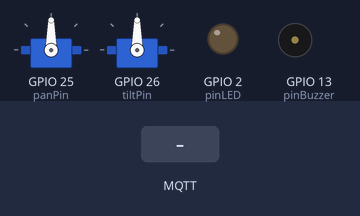
Bench run of a program on a simulated ESP32. Parts: 2 × servo, output pins drawn as LEDs (lit = HIGH), buzzer (waves = sounding, pin HIGH). The test bench sets the inputs (shaded band). WiFi joins after 1.5 s; servers stay silent unless stated; random numbers use the default seed unless the program sets one; no MQTT or app messages arrive unless stated; what the program prints to the serial monitor is not drawn.

Above: at 3.7 s.
3.8 s: MQTT message "left" arrives on the first subscribed topic
At 4.8 s:
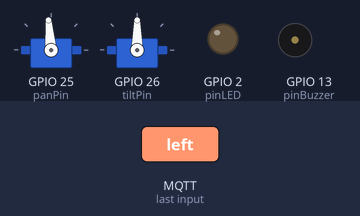
5.3 s: MQTT message "left" arrives on the first subscribed topic
At 5.9 s:
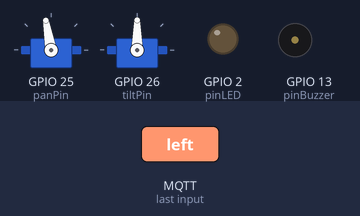
6.8 s: MQTT message "up" arrives on the first subscribed topic
At 7.1 s:
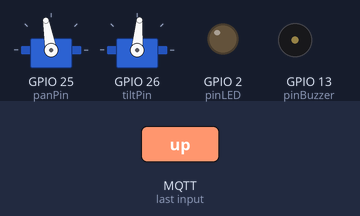
8.3 s: MQTT message "right" arrives on the first subscribed topic
At 9.4 s:
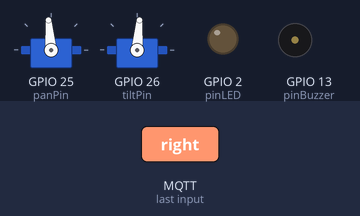
Timing chart, 0 to 10.8 s (numbered marks = the images above; inputs shaded):
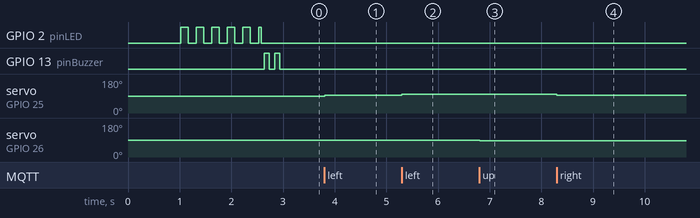

The program:

main.cpp
```cpp
#include <Arduino.h>
#include <WiFi.h>
#include <PubSubClient.h>
#include <ESP32Servo.h>

// Wi-Fi 配置
const char* ssid = "YOUR_WIFI_SSID";          // 改成这样
const char* password = "YOUR_WIFI_PASSWORD";

// MQTT Broker 配置
const char* mqtt_server = "YOUR_MQTT_BROKER_IP";
const int mqtt_port = 1883;
const char* mqtt_client_id="xjl-02";
const char* mqtt_name = "YOUR_MQTT_USERNAME";
const char* mqtt_password = "YOUR_MQTT_PASSWORD";

// MQTT 主题
const char* topic_track = "/iot/4861/bluemacair/2026/iot/track";

WiFiClient espClient;
PubSubClient client(espClient);

// 舵机配置
Servo panServo;  // 水平舵机
Servo tiltServo; // 垂直舵机

const int pinLED = 2;
const int pinBuzzer = 13;
const int panPin = 25;   // 接水平信号线
const int tiltPin = 26;  // 接垂直信号线

// 舵机角度范围
const int PAN_MIN = 0;
const int PAN_MAX = 180;
const int TILT_MIN = 45;
const int TILT_MAX = 135;

// 当前角度（初始归中）
int currentPan = 90;
int currentTilt = 90;

// 每次微调的步长（度数）- 与后端 stepSize=5 保持一致
const int stepSize = 5;

// 辅助函数：打印分隔线
void printSeparator() {
    for (int i = 0; i < 50; i++) {
        Serial.print("=");
    }
    Serial.println();
}

// 初始化硬件
void initHardware() {
    pinMode(pinLED, OUTPUT);
    pinMode(pinBuzzer, OUTPUT);
    digitalWrite(pinLED, LOW);
    digitalWrite(pinBuzzer, LOW);

    // 初始化舵机定时器
    ESP32PWM::allocateTimer(0);
    ESP32PWM::allocateTimer(1);

    panServo.setPeriodHertz(50);
    tiltServo.setPeriodHertz(50);
    panServo.attach(panPin, 500, 2400);
    tiltServo.attach(tiltPin, 500, 2400);

    // 初始归中
    panServo.write(currentPan);
    tiltServo.write(currentTilt);

    Serial.println("✅ 硬件初始化完成");
    Serial.printf("🦾 舵机初始位置: 水平=%d°, 垂直=%d°\n", currentPan, currentTilt);
}

// MQTT 回调函数 - 接收云台控制指令
void callback(char* topic, byte* payload, unsigned int length) {
    String message = "";
    for (int i = 0; i < length; i++) {
        message += (char)payload[i];
    }

    Serial.printf("📡 收到云台指令 [%s] -> %s\n", topic, message.c_str());

    String tStr = String(topic);

    // 处理云台追踪指令 (left, right, up, down, center)
    if (tStr == topic_track) {
        bool moved = false;
        int oldPan = currentPan;
        int oldTilt = currentTilt;

        if (message == "left") {
            currentPan += stepSize;
            if (currentPan > PAN_MAX) currentPan = PAN_MAX;
            moved = true;
            Serial.printf("⬅️ 水平左转 %d°\n", stepSize);
        }
        else if (message == "right") {
            currentPan -= stepSize;
            if (currentPan < PAN_MIN) currentPan = PAN_MIN;
            moved = true;
            Serial.printf("➡️ 水平右转 %d°\n", stepSize);
        }
        else if (message == "up") {
            currentTilt -= stepSize;
            if (currentTilt < TILT_MIN) currentTilt = TILT_MIN;
            moved = true;
            Serial.printf("⬆️ 垂直上仰 %d°\n", stepSize);
        }
        else if (message == "down") {
            currentTilt += stepSize;
            if (currentTilt > TILT_MAX) currentTilt = TILT_MAX;
            moved = true;
            Serial.printf("⬇️ 垂直下俯 %d°\n", stepSize);
        }
        else if (message == "center") {
            currentPan = 90;
            currentTilt = 90;
            moved = true;
            Serial.println("🎯 云台归中");
        }
        else {
            Serial.printf("⚠️ 未知指令: %s\n", message.c_str());
        }

        // 如果角度有变化，执行舵机转动
        if (moved) {
            panServo.write(currentPan);
            tiltServo.write(currentTilt);
            Serial.printf("🦾 云台状态: 水平=%d° (变化: %+d°), 垂直=%d° (变化: %+d°)\n",
                         currentPan, currentPan - oldPan,
                         currentTilt, currentTilt - oldTilt);
        }
    }
}

// MQTT 重连函数
void reconnect() {
    while (!client.connected()) {
        Serial.print("⏳ 正在连接 MQTT 服务器...");
        String clientId = "ESP32Client-" + String(random(0, 0xffff), HEX);
        digitalWrite(pinLED, HIGH);
        delay(50);
        digitalWrite(pinLED, LOW);

        if (client.connect(clientId.c_str(), mqtt_name, mqtt_password)) {
            Serial.println("✅ 连接成功！");
            // 订阅云台控制主题
            client.subscribe(topic_track);
            Serial.printf("📥 已订阅主题: %s\n", topic_track);
            Serial.println("🎯 云台控制系统就绪，等待指令...");

            for (int i = 0; i < 2; i++) {
                digitalWrite(pinBuzzer, HIGH);
                delay(100);
                digitalWrite(pinBuzzer, LOW);
                delay(100);
            }
        } else {
            Serial.printf("❌ 连接失败, rc=%d. 5秒后重试...\n", client.state());
            delay(5000);
        }
    }
}

void setup() {
    Serial.begin(115200);
    delay(1000);

    printSeparator();
    Serial.println("🚀 ESP32 云台追踪系统启动");
    printSeparator();

    // 初始化硬件
    initHardware();

    // 连接 Wi-Fi
    Serial.printf("📶 正在连接 Wi-Fi: %s...\n", ssid);
    WiFi.begin(ssid, password);

    while (WiFi.status() != WL_CONNECTED) {
        digitalWrite(pinLED, HIGH);
        delay(150);
        digitalWrite(pinLED, LOW);
        delay(150);
        Serial.print(".");
    }
    Serial.println("\n✅ Wi-Fi 连接成功！");
    Serial.printf("📡 IP 地址: %s\n", WiFi.localIP().toString().c_str());
    Serial.printf("🌐 网关: %s\n", WiFi.gatewayIP().toString().c_str());
    Serial.printf("🔗 MAC: %s\n", WiFi.macAddress().c_str());

    // 配置 MQTT
    client.setServer(mqtt_server, mqtt_port);
    client.setCallback(callback);

    printSeparator();
}

void loop() {
    // 保持 MQTT 连接
    if (!client.connected()) {
        reconnect();
    }
    client.loop();

    // 每 10 秒打印一次状态（可选，用于调试）
    static unsigned long lastStatusTime = 0;
    if (millis() - lastStatusTime > 10000) {
        lastStatusTime = millis();
        Serial.printf("💚 心跳 - 云台状态: 水平=%d°, 垂直=%d°\n", currentPan, currentTilt);
    }
}
```

Measured:
- after the input at 3.8 s, servo on GPIO 25 (panPin): 90° → 95° at once
- after the input at 5.3 s, servo on GPIO 25 (panPin): 95° → 100° at once
- after the input at 6.8 s, servo on GPIO 26 (tiltPin): 90° → 85° at once
- after the input at 8.3 s, servo on GPIO 25 (panPin): 100° → 95° at once
- by itself, GPIO 13 (pinBuzzer): alternates HIGH for 0.10 s and LOW for 0.10 s, 4 changes in all, then stays LOW
